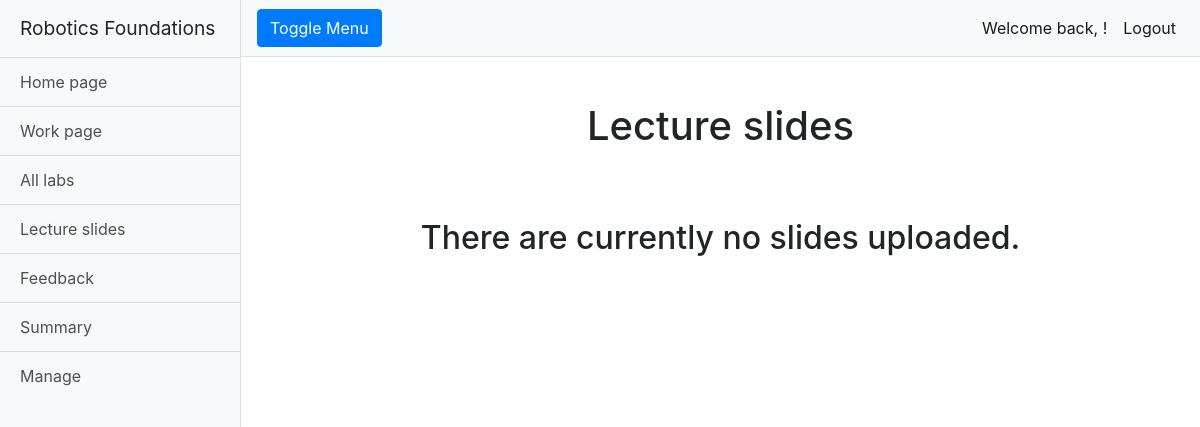
Page /rfwa/lectureslides/ (signed in) on the earlier database version.
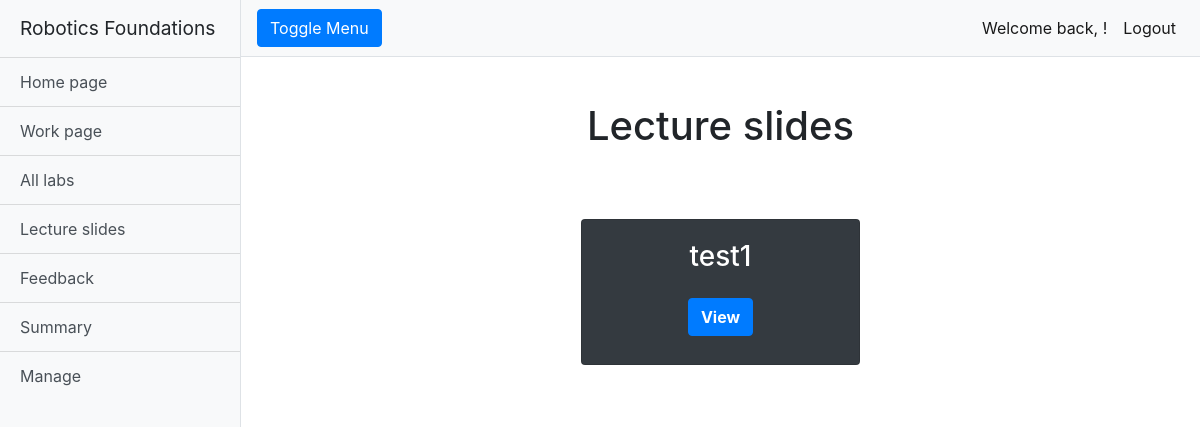
Same page on the later database version.
### rfwa/models.py (models this page shows, shortened)
class Slide(models.Model):
    name = models.CharField(max_length=128)
    lecture_Files = models.FileField(upload_to='slides/')
    slug = models.SlugField(primary_key=True, blank=True)

### rfwa/views.py (the view)
# urls.py: path('lectureslides/', views.lectureslides, name='lectureslides'),
@login_required
def lectureslides(request):
    slides = Slide.objects.order_by('name')
    return render(request, 'rfwa/lectureslides.html', {'slides': slides})

### templates/rfwa/lectureslides.html (shortened to what this page needs)
{% extends "rfwa/base.html" %}
{% block body_block %}
<div class="container-fluid">
  <h1 class="mt-4">Lecture slides</h1>
  {% if slides %}
  <div class="container-fluid mt-5">
    {% for slide in slides %}
    {% cycle 'row' '' as row silent %}
    {% if row %}
    <div class="row justify-content-around">
      {% endif %}
      <div class="col-sm-10 col-md-10 col-lg-4 mb-5">
        <div class="card bg-dark text-white mx-auto">
          <div class="card-body text-center">
            <h3 class="card-title">{{slide.name}}</h3>
            <div class="row pb-2 justify-content-around mt-4">
              <button class="btn btn-primary font-weight-bold" rel="noopener noreferrer"
                onclick=" window.open('../../media/{{slide.lecture_Files}}','_blank')">View</button>
            </div>
          </div>
        </div>
      </div>
    {% endfor %}
    {% else %}
    <h2 class="text-center mt-5">There are currently no slides uploaded.</h2>
    {% endif %}
  </div>
</div>
{% endblock %}

Differences in the rows shown:
added Slide: name "test1"
Other differences:
text no longer shown: "There are currently no slides uploaded."
